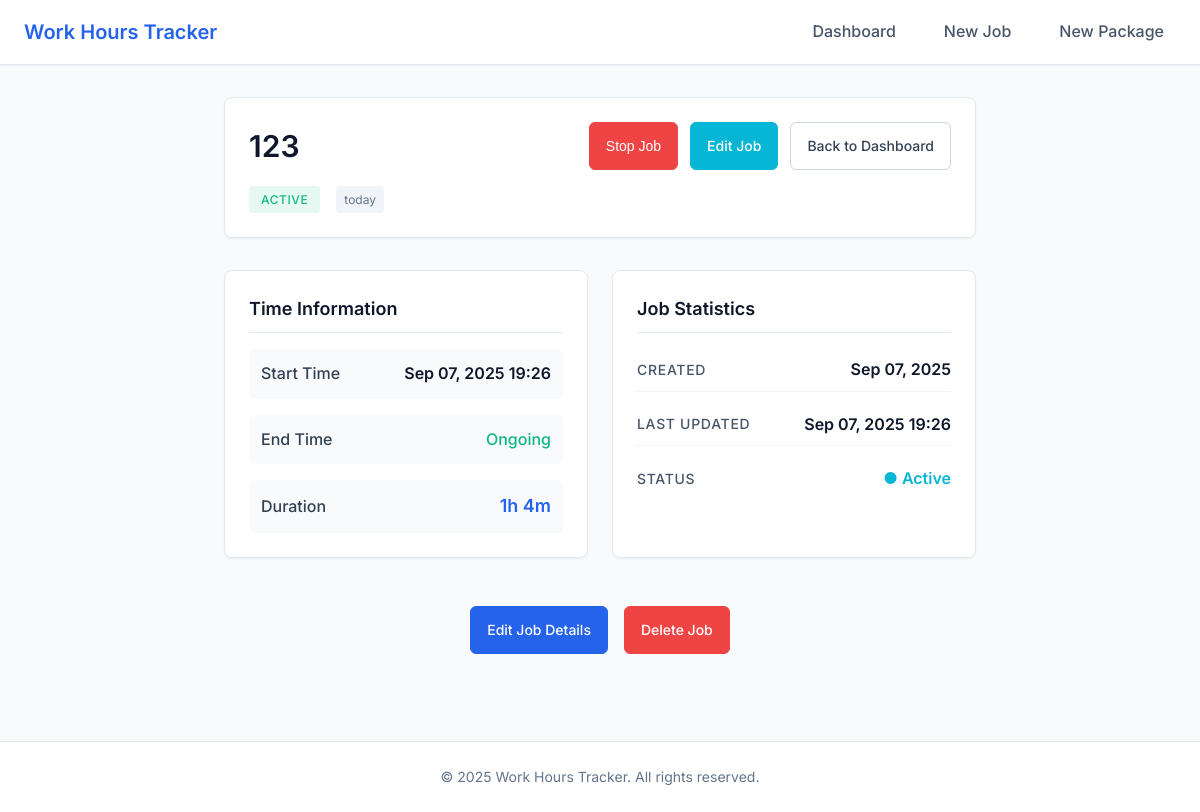
The page /job/6/ on the database its author committed.
### ManageTime/models.py (models this page shows, shortened)
class Job(models.Model):
    title = models.CharField(
        max_length=120,
        validators=[MinLengthValidator(3)],
        help_text="Enter a descriptive title for this job"
    )
    start_time = models.DateTimeField(
        help_text="When the job started"
    )
    end_time = models.DateTimeField(
        null=True,
        blank=True,
        help_text="When the job ended (leave blank if ongoing)"
    )
    job_box = models.ForeignKey(
        JobBox,
        on_delete=models.CASCADE,
        related_name='jobs',
        null=True,
        blank=True,
        help_text="Optional job package this belongs to"
    )
    is_completed = models.BooleanField(
        default=False,
        help_text="Whether this job has been completed"
    )
    created_at = models.DateTimeField(auto_now_add=True)
    updated_at = models.DateTimeField(auto_now=True)
    class Meta:
        verbose_name = "Job"
        verbose_name_plural = "Jobs"
        ordering = ['-start_time']
    @property
    def duration(self):
        if self.end_time and self.start_time:
            return self.end_time - self.start_time
        elif self.start_time:
            return timezone.now() - self.start_time
        return timezone.timedelta(0)

class JobBox(models.Model):
    title = models.CharField(
        max_length=120,
        validators=[MinLengthValidator(3)],
        help_text="Enter a descriptive title for the job package"
    )
    created_at = models.DateTimeField(
        default=timezone.now,
        help_text="When this job package was created"
    )
    updated_at = models.DateTimeField(auto_now=True)
    is_active = models.BooleanField(
        default=True,
        help_text="Whether this job package is currently active"
    )
    class Meta:
        verbose_name = "Job Package"
        verbose_name_plural = "Job Packages"
        ordering = ['-created_at']

### ManageTime/views.py (the view)
# urls.py: path('job/<int:job_id>/', views.job_detail, name='job_detail'),
def job_detail(request, job_id):
    job = get_object_or_404(Job, id=job_id)
    return render(request, 'job_detail.html', {'job': job})

### ManageTime/templatetags/duration_filters.py (called while the page is built)
@register.filter
def format_duration(duration):
    if not duration:
        return "-"
    total_seconds = int(duration.total_seconds())
    if total_seconds < 60:
        return f"{total_seconds}s"
    hours = total_seconds // 3600
    minutes = (total_seconds % 3600) // 60
    seconds = total_seconds % 60
    if hours > 0:
        if minutes > 0:
            return f"{hours}h {minutes}m"
        else:
            return f"{hours}h"
    elif minutes > 0:
        if seconds > 0:
            return f"{minutes}m {seconds}s"
        else:
            return f"{minutes}m"
    else:
        return f"{seconds}s"

### static/templates/job_detail.html (shortened to what this page needs)
{% extends 'base.html' %}
{% load static %}
{% load duration_filters %}
{% block content %}
<div class="detail-container">
    <div class="detail-header">
        <div class="detail-title-section">
            <h1 class="detail-title">{{ job.title }}</h1>
            <div class="detail-meta">
                <span class="status-badge {% if job.is_completed %}completed{% else %}active{% endif %}">
                    {% if job.is_completed %}Completed{% else %}Active{% endif %}
                </span>
                {% if job.job_box %}
                    <a href="{% url 'managetime:package_detail' job.job_box.id %}" class="package-link">
                        {{ job.job_box.title }}
                    </a>
                {% endif %}
            </div>
        </div>
        <div class="detail-actions">
            {% if not job.end_time %}
                <button class="btn btn-stop" onclick="stopJob({{ job.id }})">
                    Stop Job
                </button>
            {% endif %}
            <a href="{% url 'managetime:job_edit' job.id %}" class="btn btn-edit">
                Edit Job
            </a>
            <a href="{% url 'managetime:home' %}" class="btn btn-secondary">
                Back to Dashboard
            </a>
        </div>
    </div>
    <div class="detail-content">
        <div class="detail-grid">
            <div class="detail-card">
                <h3 class="card-title">Time Information</h3>
                <div class="info-grid">
                    <div class="info-item">
                        <label>Start Time</label>
                        <span class="info-value">{{ job.start_time|date:"M d, Y H:i" }}</span>
                    </div>
                    <div class="info-item">
                        <label>End Time</label>
                        <span class="info-value">
                            {% if job.end_time %}
                                {{ job.end_time|date:"M d, Y H:i" }}
                            {% else %}
                                <span class="ongoing">Ongoing</span>
                            {% endif %}
                        </span>
                    </div>
                    <div class="info-item">
                        <label>Duration</label>
                        <span class="info-value duration-highlight">
                            {{ job.duration|format_duration }}
                        </span>
                    </div>
                </div>
            </div>
            <div class="detail-card">
                <h3 class="card-title">Job Statistics</h3>
                <div class="stats-mini">
                    <div class="stat-item">
                        <span class="stat-label">Created</span>
                        <span class="stat-value">{{ job.created_at|date:"M d, Y" }}</span>
                    </div>
                    <div class="stat-item">
                        <span class="stat-label">Last Updated</span>
                        <span class="stat-value">{{ job.updated_at|date:"M d, Y H:i" }}</span>
                    </div>
                    <div class="stat-item">
                        <span class="stat-label">Status</span>
                        <span class="stat-value">
                            {% if job.is_completed %}
                                <span class="status-completed">✓ Completed</span>
                            {% else %}
                                <span class="status-active">● Active</span>
                            {% endif %}
                        </span>
                    </div>
                </div>
            </div>
        </div>
        <div class="detail-actions-bottom">
            <a href="{% url 'managetime:job_edit' job.id %}" class="btn btn-primary">
                Edit Job Details
            </a>
            <a href="{% url 'managetime:job_delete' job.id %}" class="btn btn-danger"
               onclick="return confirm('Are you sure you want to delete this job? This action cannot be undone.')">
                Delete Job
            </a>
        </div>
    </div>
</div>
{% endblock %}

### static/css/styles.css (style rules this page uses)
* { margin: 0; padding: 0; box-sizing: border-box; }
:root { --primary-color: #2563eb; --primary-hover: #1d4ed8; --secondary-color: #64748b; --success-color: #10b981; --warning-color: #f59e0b; --error-color: #ef4444; --info-color: #06b6d4; --white: #ffffff; --gray-50: #f8fafc; --gray-100: #f1f5f9; --gray-200: #e2e8f0; --gray-300: #cbd5e1; --gray-400: #94a3b8; --gray-500: #64748b; --gray-600: #475569; --gray-700: #334155; --gray-800: #1e293b; --gray-900: #0f172a; --font-family: 'Inter', -apple-system, BlinkMacSystemFont, 'Segoe UI', Roboto, sans-serif; --font-size-xs: 0.75rem; --font-size-sm: 0.875rem; --font-size-base: 1rem; --font-size-lg: 1.125rem; --font-size-xl: 1.25rem; --font-size-2xl: 1.5rem; --font-size-3xl: 1.875rem; --spacing-1: 0.25rem; --spacing-2: 0.5rem; --spacing-3: 0.75rem; --spacing-4: 1rem; --spacing-5: 1.25rem; --spacing-6: 1.5rem; --spacing-8: 2rem; --spacing-10: 2.5rem; --spacing-12: 3rem; --radius-sm: 0.25rem; --radius-md: 0.375rem; --radius-lg: 0.5rem; --radius-xl: 0.75rem; --shadow-sm: 0 1px 2px 0 rgb(0 0 0 / 0.05); --shadow-md: 0 4px 6px -1px rgb(0 0 0 / 0.1), 0 2px 4px -2px rgb(0 0 0 / 0.1); --shadow-lg: 0 10px 15px -3px rgb(0 0 0 / 0.1), 0 4px 6px -4px rgb(0 0 0 / 0.1); --transition-fast: 150ms ease-in-out; --transition-normal: 250ms ease-in-out; }
body { font-family: var(--font-family); font-size: var(--font-size-base); line-height: 1.6; color: var(--gray-800); background-color: var(--gray-50); -webkit-font-smoothing: antialiased; -moz-osx-font-smoothing: grayscale; }
.stat-label { color: var(--gray-600); font-size: var(--font-size-sm); font-weight: 500; text-transform: uppercase; letter-spacing: 0.05em; }
.package-link { color: var(--secondary-color); text-decoration: none; font-size: var(--font-size-xs); background: var(--gray-100); padding: var(--spacing-1) var(--spacing-2); border-radius: var(--radius-sm); transition: all var(--transition-fast); }
.status-badge { display: inline-block; padding: var(--spacing-1) var(--spacing-3); border-radius: var(--radius-sm); font-size: var(--font-size-xs); font-weight: 500; text-transform: uppercase; letter-spacing: 0.05em; }
.status-badge.active { background: rgba(16, 185, 129, 0.1); color: var(--success-color); }
.ongoing { color: var(--success-color); font-weight: 500; }
.btn { display: inline-flex; align-items: center; justify-content: center; padding: var(--spacing-3) var(--spacing-4); border: 1px solid transparent; border-radius: var(--radius-md); font-size: var(--font-size-sm); font-weight: 500; text-decoration: none; cursor: pointer; transition: all var(--transition-fast); white-space: nowrap; }
.btn-primary { background: var(--primary-color); color: var(--white); border-color: var(--primary-color); }
.btn-secondary { background: var(--white); color: var(--gray-700); border-color: var(--gray-300); }
.btn-stop { background: var(--error-color); color: var(--white); border-color: var(--error-color); }
.btn-edit { background: var(--info-color); color: var(--white); border-color: var(--info-color); }
.fade-in { animation: fadeIn 0.3s ease-in-out; }
.btn { position: relative; overflow: hidden; }
.btn::before { content: ''; position: absolute; top: 50%; left: 50%; width: 0; height: 0; background: rgba(255, 255, 255, 0.2); border-radius: 50%; transform: translate(-50%, -50%); transition: width 0.3s, height 0.3s; }
.stat-card, .detail-card, .package-item { transition: all var(--transition-normal); }

### rows shown on the page
Job: title "123", job_box "today", start_time "Sep 07, 2025 19:26", duration "1h 4m", created_at "Sep 07, 2025", updated_at "Sep 07, 2025 19:26"
